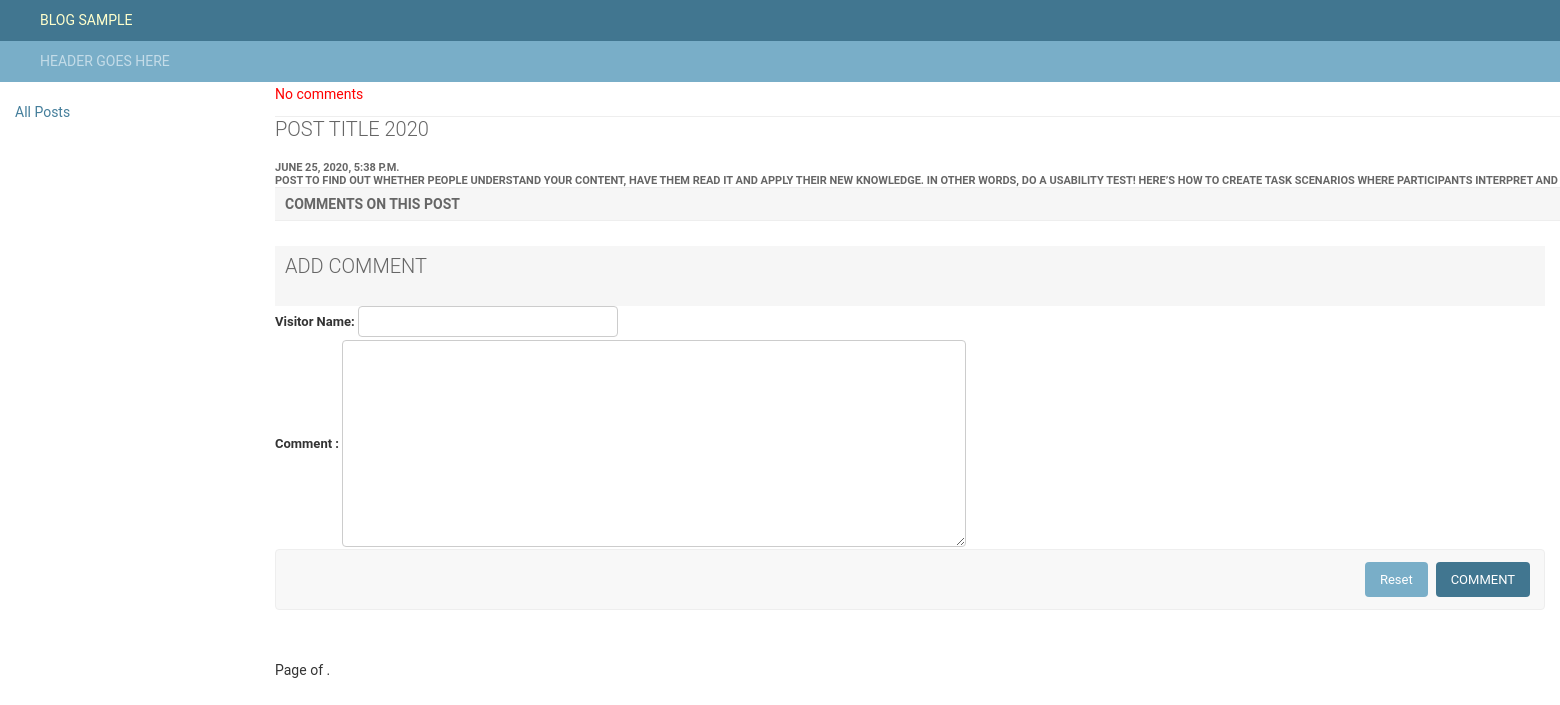
The page /blog/24/ on the database its author committed.
### blogman/models.py (models this page shows)
class Blog(models.Model):
    title = models.CharField(max_length=200)
    pub_date = models.DateTimeField('date published', default = datetime.now)
    postText = models.TextField(default=None, blank=True, null=True)

### blogman/views.py (the view)
# urls.py: path('<int:blog_id>/', views.detail, name='detail'),
def detail(request, blog_id):
    try:
        post = Blog.objects.get(pk=blog_id)
        postComments = Comment.objects.filter(blog_id=blog_id)
        postComment_page_counter = Paginator(postComments, 5) # Show 5 contacts per page.
        page_number = request.GET.get('page')
        page_obj = postComment_page_counter.get_page(page_number)
        context = {'post': post, 'page_obj': page_obj}
    except Blog.DoesNotExist:
        raise Http404("Post is not available")
    except Comment.DoesNotExist:
        postComments = []
    commentForm = CommentForm()
    context = {'post': post, 'postComments': postComments, 'commentForm':commentForm}
    return  render(request, 'blog/details.html', context)

### blogman/forms.py
class CommentForm (forms.Form):
    visitor_name_text = forms.CharField (max_length = 200, widget=forms.TextInput(attrs={'class' : 'vTextField'}))
    comment_text = forms.CharField(widget=forms.Textarea(attrs={'class' : 'vLargeTextField'}))

### blogman/templates/blog/details.html (shortened to what this page needs)
{% extends "../generic.html" %}
{% block content %}
    <div>
        {% if post %}
            <div>
                <table>
                    <thead>
                        <tr>
                            <th scope="col">
                                <div > <h1>{{ post.title }}</h1></div>
                                <div>
                                    {{ post.pub_date }}
                                </div>
                                <div >
                                    {{ post.postText }}
                                </div>
                            </th>
                        </tr>
                        <tr>
                            <th scope="col">
                                <div class="text textFont" style="background: #f6f6f6;">
                                    Comments on this post
                                </div>
                            </th>
                        </tr>
                    </thead>
                    <tbody>
                        {% if postComments %}
                            {% for comment in page_obj %}
                            {% cycle 'row1' 'row2' as rowcolors silent %}
                                <tr class="{{ rowcolors }}">
                                    <td>
                                        <div>
                                            {{ comment.visitor_name }}
                                            <b> wrote: </b>
                                        </div>
                                        <div>
                                            {{ comment.commentText }}
                                        </div>
                                    </td>
                                </tr>
                            {% endfor %}
                        {% else %}
                            <p style = "color:#FF0000">
                                No comments
                            </p>
                        {% endif %}
                    </tbody>
                </table>
            </div>
            <div style="height:25px;">
            </div>
            <div class="text textFont" style="background: #f6f6f6;">
                <h1> Add comment </h1>
            </div>
            <div>
                <form action="{% url 'blogs:add_comment'  post.id %}" method="post">
                    <div>
                        <fieldset class="module aligned">
                            <div >
                                <label class="required" for="{{ visitor_name_text }}">Visitor Name:</label>
                                    {{ commentForm.visitor_name_text }}
                            </div>
                            <div >
                                <label class="required" for="{{ comment_text }}">Comment :</label>
                                {{ commentForm.comment_text }}
                            </div>
                            <div class="submit-row">
                                <input type="button" value="Reset" onClick="this.form.reset()"  />
                                <input  type="submit" value="Comment" class="default" name="_save">
                            </div>
                        </fieldset>
                    </div>
                </form>
            </div>
            <div class="pagination">
                <span class="step-links">
                    <span class="current">
                        Page {{ page_obj.number }} of {{ page_obj.paginator.num_pages }}.
                    </span>
                </span>
            </div>
        {% else %}
            <p>Post is not available.</p>
        {% endif %}
    </div>
{% endblock %}

### blogman/static/style/styles.css (style rules this page uses)
body { margin: 0; padding: 0; font-size: 14px; font-family: "Roboto","Lucida Grande","DejaVu Sans","Bitstream Vera Sans",Verdana,Arial,sans-serif; color: #333; background: #fff; }
h1 { margin: 0 0 20px; font-weight: 300; font-size: 20px; color: #666; }
form { margin: 0; padding: 0; }
label { font-weight: normal; color: #666; font-size: 13px; }
input, textarea, select, .form-row p, form .button { margin: 2px 0; margin-top: 2px; padding: 2px 3px; vertical-align: middle; font-family: "Roboto", "Lucida Grande", Verdana, Arial, sans-serif; font-weight: normal; font-size: 13px; }
input[type="text"], input[type="password"], input[type="email"], input[type="url"], input[type="number"], input[type="tel"], textarea, select, .vTextField { border: 1px solid #ccc; border-radius: 4px; padding: 5px 6px; margin-top: 0; }
p { padding: 0; line-height: 140%; }
p, ol, ul, dl { margin: .2em 0 .8em 0; }
table { border-collapse: collapse; }
table thead th { padding: 0; white-space: nowrap; vertical-align: middle; }
thead th { padding: 5px 10px; line-height: normal; text-transform: uppercase; background: #f6f6f6; }
thead th, tfoot td { color: #666; padding: 5px 10px; font-size: 11px; background: #fff; border: none; border-top-color: currentcolor; border-top-style: none; border-top-width: medium; border-bottom-color: currentcolor; border-bottom-style: none; border-bottom-width: medium; border-top: 1px solid #eee; border-bottom: 1px solid #eee; }
th { font-weight: 600; text-align: left; }
td, th { font-size: 13px; line-height: 16px; border-bottom: 1px solid #eee; vertical-align: top; padding: 8px; font-family: "Roboto", "Lucida Grande", Verdana, Arial, sans-serif; }
fieldset { margin: 0; margin-bottom: 0px; padding: 0; border: none; border-top: 1px solid #eee; }
.module { border: none; margin-bottom: 30px; background: #fff; }
.textFont { border-collapse: collapse; color: rgb(102, 102, 102); display: block; font-family: "Roboto", "Lucida Grande", Verdana, Arial, sans-serif; font-size: 14px; font-weight: 600; line-height: normal; padding-bottom: 8px; padding-left: 10px; padding-right: 10px; padding-top: 8px; text-align: left; text-transform: uppercase; white-space: nowrap; }
.required label, label.required { font-weight: bold; color: #333; }
.vTextField, .vUUIDField { width: 20em; }
.submit-row { padding: 12px 14px; margin: 0 0 20px; background: #f8f8f8; border: 1px solid #eee; border-radius: 4px; text-align: right; overflow: hidden; }
.submit-row input.default { margin: 0 0 0 8px; text-transform: uppercase; }
.button.default, input[type="submit"].default, .submit-row input.default { float: right; border: none; font-weight: 400; background: #417690; }
input[type="submit"], button { -webkit-appearance: none; appearance: none; }
.submit-row input { height: 35px; line-height: 15px; margin: 0 0 0 5px; }
.button, input[type="submit"], input[type="button"], .submit-row input, a.button { background: #79aec8; padding: 10px 15px; border: none; border-radius: 4px; color: #fff; cursor: pointer; }
.vLargeTextField { width: 48em; }

### rows shown on the page
Blog: title "POST TITLE 2020", pub_date "JUNE 25, 2020, 5:38 P.M.", postText "POST TO FIND OUT WHETHER PEOPLE UNDERSTAND YOUR CONTENT, HAVE THEM READ IT AND APPLY THEIR NEW KNOWLEDGE. IN OTHER WORDS, DO A USABILITY TEST! HERE’S HOW TO CREATE TASK SCENARIOS WHERE PARTICIPANTS INTERPRET AND…"
